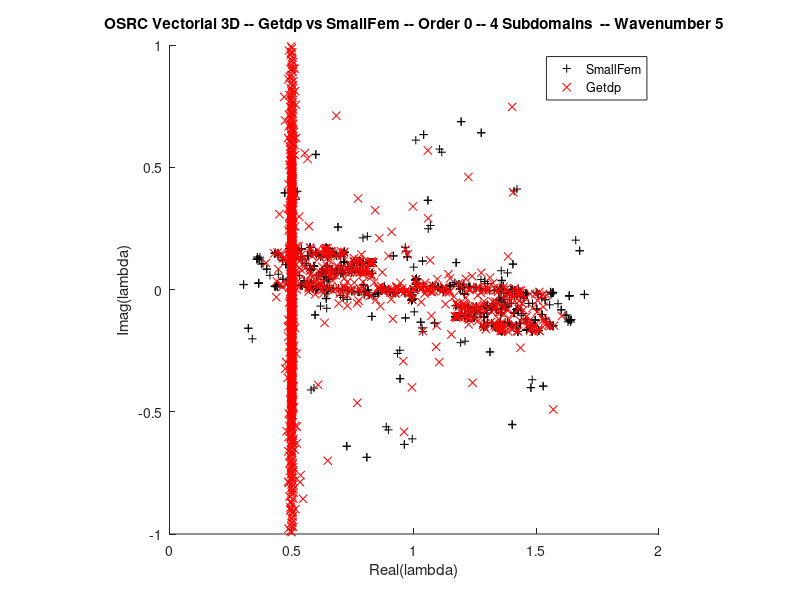

Write the MATLAB code that produced this figure.
clear all;
close all;

lsf = dlmread('lOsrcSf.csv');
lgp = dlmread('lOsrcGp.csv');

figure;
hold on;
plot(real(lsf), imag(lsf), 'k+');
plot(real(lgp), imag(lgp), 'rx');
hold off;

title('OSRC Vectorial 3D -- Getdp vs SmallFem -- Order 0 -- 4 Subdomains  -- Wavenumber 5')
xlabel('Real(lambda)');
ylabel('Imag(lambda)');
legend({'SmallFem', 'Getdp'});

xlim([ 0  2]);
ylim([-1 +1]);

axis square;
print('vectOSRCGetdpSmallfem3d.png');
